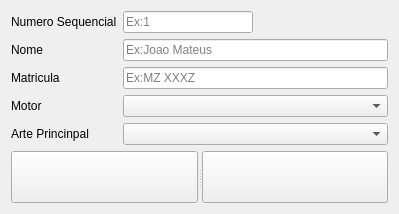
<?xml version="1.0" encoding="UTF-8"?>
<ui version="4.0">
 <class>Form</class>
 <widget class="QWidget" name="Form">
  <property name="geometry">
   <rect>
    <x>0</x>
    <y>0</y>
    <width>399</width>
    <height>214</height>
   </rect>
  </property>
  <property name="windowTitle">
   <string>Unidade de pesca</string>
  </property>
  <layout class="QGridLayout" name="gridLayout">
   <item row="0" column="0">
    <layout class="QGridLayout" name="gridLayout_4">
     <item row="1" column="0" colspan="3">
      <widget class="QLabel" name="label_9">
       <property name="text">
        <string>Nome</string>
       </property>
      </widget>
     </item>
     <item row="4" column="0" colspan="3">
      <widget class="QLabel" name="label_11">
       <property name="text">
        <string>Arte Princinpal</string>
       </property>
      </widget>
     </item>
     <item row="3" column="0" colspan="3">
      <widget class="QLabel" name="label_10">
       <property name="text">
        <string>Motor</string>
       </property>
      </widget>
     </item>
     <item row="2" column="0" colspan="3">
      <widget class="QLabel" name="label_3">
       <property name="text">
        <string>Matricula</string>
       </property>
      </widget>
     </item>
     <item row="0" column="3">
      <widget class="QLineEdit" name="TabUniPesca_LEN_Sequencial">
       <property name="readOnly">
        <bool>true</bool>
       </property>
       <property name="placeholderText">
        <string>Ex:1</string>
       </property>
      </widget>
     </item>
     <item row="0" column="0" colspan="3">
      <widget class="QLabel" name="label_8">
       <property name="text">
        <string>Numero Sequencial</string>
       </property>
      </widget>
     </item>
     <item row="0" column="4">
      <spacer name="horizontalSpacer">
       <property name="orientation">
        <enum>Qt::Horizontal</enum>
       </property>
       <property name="sizeHint" stdset="0">
        <size>
         <width>40</width>
         <height>20</height>
        </size>
       </property>
      </spacer>
     </item>
     <item row="1" column="3" colspan="2">
      <widget class="QLineEdit" name="TabUniPesca_LENome">
       <property name="maxLength">
        <number>25</number>
       </property>
       <property name="placeholderText">
        <string>Ex:Joao Mateus</string>
       </property>
      </widget>
     </item>
     <item row="2" column="3" colspan="2">
      <widget class="QLineEdit" name="TabUniPesca_LEMatricula">
       <property name="maxLength">
        <number>15</number>
       </property>
       <property name="placeholderText">
        <string>Ex:MZ XXXZ</string>
       </property>
      </widget>
     </item>
     <item row="3" column="3" colspan="2">
      <widget class="QComboBox" name="TabUniPesca_CBMotor"/>
     </item>
     <item row="4" column="3" colspan="2">
      <widget class="QComboBox" name="TabUniPesca_CBArtePrincinpal"/>
     </item>
    </layout>
   </item>
   <item row="1" column="0">
    <widget class="QSplitter" name="splitter">
     <property name="orientation">
      <enum>Qt::Horizontal</enum>
     </property>
     <widget class="QPushButton" name="PBGuardar">
      <property name="text">
       <string/>
      </property>
      <property name="icon">
       <iconset resource="icons.qrc">
        <normaloff>:/newPrefix/Icons/002-save.png</normaloff>:/newPrefix/Icons/002-save.png</iconset>
      </property>
     </widget>
     <widget class="QPushButton" name="PBCancelar">
      <property name="text">
       <string/>
      </property>
      <property name="icon">
       <iconset resource="icons.qrc">
        <normaloff>:/newPrefix/Icons/003-error.png</normaloff>:/newPrefix/Icons/003-error.png</iconset>
      </property>
     </widget>
    </widget>
   </item>
  </layout>
 </widget>
 <resources>
  <include location="icons.qrc"/>
 </resources>
 <connections/>
</ui>
